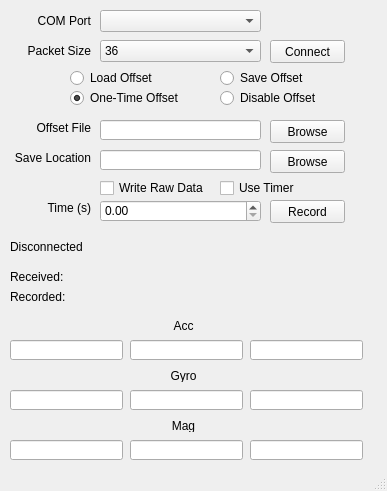
<?xml version="1.0" encoding="UTF-8"?>
<ui version="4.0">
 <class>ESAIMU_RecorderUI</class>
 <widget class="QMainWindow" name="ESAIMU_RecorderUI">
  <property name="geometry">
   <rect>
    <x>0</x>
    <y>0</y>
    <width>387</width>
    <height>491</height>
   </rect>
  </property>
  <property name="windowTitle">
   <string>IMU Recorder</string>
  </property>
  <widget class="QWidget" name="centralwidget">
   <widget class="QComboBox" name="ComPortSelect">
    <property name="geometry">
     <rect>
      <x>100</x>
      <y>10</y>
      <width>161</width>
      <height>22</height>
     </rect>
    </property>
   </widget>
   <widget class="QPushButton" name="ConnectButton">
    <property name="geometry">
     <rect>
      <x>270</x>
      <y>40</y>
      <width>75</width>
      <height>23</height>
     </rect>
    </property>
    <property name="text">
     <string>Connect</string>
    </property>
   </widget>
   <widget class="QLabel" name="label">
    <property name="geometry">
     <rect>
      <x>20</x>
      <y>10</y>
      <width>71</width>
      <height>21</height>
     </rect>
    </property>
    <property name="text">
     <string>COM Port</string>
    </property>
    <property name="alignment">
     <set>Qt::AlignRight|Qt::AlignTrailing|Qt::AlignVCenter</set>
    </property>
   </widget>
   <widget class="QLabel" name="label_2">
    <property name="geometry">
     <rect>
      <x>10</x>
      <y>150</y>
      <width>81</width>
      <height>16</height>
     </rect>
    </property>
    <property name="text">
     <string>Save Location</string>
    </property>
    <property name="alignment">
     <set>Qt::AlignRight|Qt::AlignTrailing|Qt::AlignVCenter</set>
    </property>
   </widget>
   <widget class="QLineEdit" name="SavePath">
    <property name="geometry">
     <rect>
      <x>100</x>
      <y>150</y>
      <width>161</width>
      <height>20</height>
     </rect>
    </property>
   </widget>
   <widget class="QPushButton" name="BrowseSaveButton">
    <property name="geometry">
     <rect>
      <x>270</x>
      <y>150</y>
      <width>75</width>
      <height>23</height>
     </rect>
    </property>
    <property name="text">
     <string>Browse</string>
    </property>
   </widget>
   <widget class="QCheckBox" name="checkWriteRaw">
    <property name="geometry">
     <rect>
      <x>100</x>
      <y>180</y>
      <width>111</width>
      <height>16</height>
     </rect>
    </property>
    <property name="text">
     <string>Write Raw Data</string>
    </property>
   </widget>
   <widget class="QPushButton" name="BrowseOffsetButton">
    <property name="geometry">
     <rect>
      <x>270</x>
      <y>120</y>
      <width>75</width>
      <height>23</height>
     </rect>
    </property>
    <property name="text">
     <string>Browse</string>
    </property>
   </widget>
   <widget class="QLabel" name="label_3">
    <property name="geometry">
     <rect>
      <x>0</x>
      <y>120</y>
      <width>91</width>
      <height>16</height>
     </rect>
    </property>
    <property name="text">
     <string>Offset File</string>
    </property>
    <property name="alignment">
     <set>Qt::AlignRight|Qt::AlignTrailing|Qt::AlignVCenter</set>
    </property>
   </widget>
   <widget class="QLineEdit" name="OffsetPath">
    <property name="geometry">
     <rect>
      <x>100</x>
      <y>120</y>
      <width>161</width>
      <height>20</height>
     </rect>
    </property>
   </widget>
   <widget class="QLabel" name="StatusText">
    <property name="geometry">
     <rect>
      <x>10</x>
      <y>240</y>
      <width>341</width>
      <height>16</height>
     </rect>
    </property>
    <property name="text">
     <string>Disconnected</string>
    </property>
    <property name="alignment">
     <set>Qt::AlignLeading|Qt::AlignLeft|Qt::AlignTop</set>
    </property>
   </widget>
   <widget class="QLineEdit" name="ax">
    <property name="geometry">
     <rect>
      <x>10</x>
      <y>340</y>
      <width>113</width>
      <height>20</height>
     </rect>
    </property>
   </widget>
   <widget class="QLineEdit" name="ay">
    <property name="geometry">
     <rect>
      <x>130</x>
      <y>340</y>
      <width>113</width>
      <height>20</height>
     </rect>
    </property>
   </widget>
   <widget class="QLineEdit" name="az">
    <property name="geometry">
     <rect>
      <x>250</x>
      <y>340</y>
      <width>113</width>
      <height>20</height>
     </rect>
    </property>
   </widget>
   <widget class="QLineEdit" name="gy">
    <property name="geometry">
     <rect>
      <x>130</x>
      <y>390</y>
      <width>113</width>
      <height>20</height>
     </rect>
    </property>
   </widget>
   <widget class="QLineEdit" name="gz">
    <property name="geometry">
     <rect>
      <x>250</x>
      <y>390</y>
      <width>113</width>
      <height>20</height>
     </rect>
    </property>
   </widget>
   <widget class="QLineEdit" name="gx">
    <property name="geometry">
     <rect>
      <x>10</x>
      <y>390</y>
      <width>113</width>
      <height>20</height>
     </rect>
    </property>
   </widget>
   <widget class="QLineEdit" name="mz">
    <property name="geometry">
     <rect>
      <x>250</x>
      <y>440</y>
      <width>113</width>
      <height>20</height>
     </rect>
    </property>
   </widget>
   <widget class="QLineEdit" name="my">
    <property name="geometry">
     <rect>
      <x>130</x>
      <y>440</y>
      <width>113</width>
      <height>20</height>
     </rect>
    </property>
   </widget>
   <widget class="QLineEdit" name="mx">
    <property name="geometry">
     <rect>
      <x>10</x>
      <y>440</y>
      <width>113</width>
      <height>20</height>
     </rect>
    </property>
   </widget>
   <widget class="QLabel" name="label_5">
    <property name="geometry">
     <rect>
      <x>160</x>
      <y>320</y>
      <width>47</width>
      <height>12</height>
     </rect>
    </property>
    <property name="text">
     <string>Acc</string>
    </property>
    <property name="alignment">
     <set>Qt::AlignCenter</set>
    </property>
   </widget>
   <widget class="QLabel" name="label_6">
    <property name="geometry">
     <rect>
      <x>160</x>
      <y>370</y>
      <width>47</width>
      <height>12</height>
     </rect>
    </property>
    <property name="text">
     <string>Gyro</string>
    </property>
    <property name="alignment">
     <set>Qt::AlignCenter</set>
    </property>
   </widget>
   <widget class="QLabel" name="label_7">
    <property name="geometry">
     <rect>
      <x>160</x>
      <y>420</y>
      <width>47</width>
      <height>12</height>
     </rect>
    </property>
    <property name="text">
     <string>Mag</string>
    </property>
    <property name="alignment">
     <set>Qt::AlignCenter</set>
    </property>
   </widget>
   <widget class="QPushButton" name="RecordButton">
    <property name="geometry">
     <rect>
      <x>270</x>
      <y>200</y>
      <width>75</width>
      <height>23</height>
     </rect>
    </property>
    <property name="text">
     <string>Record</string>
    </property>
   </widget>
   <widget class="QRadioButton" name="radioLoadOffset">
    <property name="geometry">
     <rect>
      <x>70</x>
      <y>70</y>
      <width>141</width>
      <height>16</height>
     </rect>
    </property>
    <property name="text">
     <string>Load Offset</string>
    </property>
   </widget>
   <widget class="QRadioButton" name="radioSaveOffset">
    <property name="geometry">
     <rect>
      <x>220</x>
      <y>70</y>
      <width>111</width>
      <height>16</height>
     </rect>
    </property>
    <property name="text">
     <string>Save Offset</string>
    </property>
   </widget>
   <widget class="QRadioButton" name="radioNoOffset">
    <property name="geometry">
     <rect>
      <x>220</x>
      <y>90</y>
      <width>111</width>
      <height>16</height>
     </rect>
    </property>
    <property name="text">
     <string>Disable Offset</string>
    </property>
   </widget>
   <widget class="QRadioButton" name="radioOneTimeOffset">
    <property name="geometry">
     <rect>
      <x>70</x>
      <y>90</y>
      <width>141</width>
      <height>16</height>
     </rect>
    </property>
    <property name="text">
     <string>One-Time Offset</string>
    </property>
    <property name="checked">
     <bool>true</bool>
    </property>
   </widget>
   <widget class="QLabel" name="StatusText_2">
    <property name="geometry">
     <rect>
      <x>10</x>
      <y>270</y>
      <width>91</width>
      <height>16</height>
     </rect>
    </property>
    <property name="text">
     <string>Received: </string>
    </property>
    <property name="alignment">
     <set>Qt::AlignLeading|Qt::AlignLeft|Qt::AlignTop</set>
    </property>
   </widget>
   <widget class="QLabel" name="ReceivedNumber">
    <property name="geometry">
     <rect>
      <x>110</x>
      <y>270</y>
      <width>101</width>
      <height>16</height>
     </rect>
    </property>
    <property name="text">
     <string/>
    </property>
    <property name="alignment">
     <set>Qt::AlignLeading|Qt::AlignLeft|Qt::AlignTop</set>
    </property>
   </widget>
   <widget class="QCheckBox" name="checkUseTimer">
    <property name="geometry">
     <rect>
      <x>220</x>
      <y>180</y>
      <width>111</width>
      <height>16</height>
     </rect>
    </property>
    <property name="text">
     <string>Use Timer</string>
    </property>
   </widget>
   <widget class="QLabel" name="StatusText_3">
    <property name="geometry">
     <rect>
      <x>10</x>
      <y>290</y>
      <width>91</width>
      <height>16</height>
     </rect>
    </property>
    <property name="text">
     <string>Recorded:</string>
    </property>
    <property name="alignment">
     <set>Qt::AlignLeading|Qt::AlignLeft|Qt::AlignTop</set>
    </property>
   </widget>
   <widget class="QLabel" name="RecordTime">
    <property name="geometry">
     <rect>
      <x>110</x>
      <y>290</y>
      <width>101</width>
      <height>16</height>
     </rect>
    </property>
    <property name="text">
     <string/>
    </property>
    <property name="alignment">
     <set>Qt::AlignLeading|Qt::AlignLeft|Qt::AlignTop</set>
    </property>
   </widget>
   <widget class="QLabel" name="label_4">
    <property name="geometry">
     <rect>
      <x>10</x>
      <y>200</y>
      <width>81</width>
      <height>16</height>
     </rect>
    </property>
    <property name="text">
     <string>Time (s)</string>
    </property>
    <property name="alignment">
     <set>Qt::AlignRight|Qt::AlignTrailing|Qt::AlignVCenter</set>
    </property>
   </widget>
   <widget class="QLabel" name="label_8">
    <property name="geometry">
     <rect>
      <x>20</x>
      <y>40</y>
      <width>71</width>
      <height>21</height>
     </rect>
    </property>
    <property name="text">
     <string>Packet Size</string>
    </property>
    <property name="alignment">
     <set>Qt::AlignRight|Qt::AlignTrailing|Qt::AlignVCenter</set>
    </property>
   </widget>
   <widget class="QComboBox" name="PacketSizeSelect">
    <property name="geometry">
     <rect>
      <x>100</x>
      <y>40</y>
      <width>161</width>
      <height>22</height>
     </rect>
    </property>
    <item>
     <property name="text">
      <string>36</string>
     </property>
    </item>
    <item>
     <property name="text">
      <string>342</string>
     </property>
    </item>
   </widget>
   <widget class="QDoubleSpinBox" name="RecordingTimeInput">
    <property name="geometry">
     <rect>
      <x>100</x>
      <y>200</y>
      <width>161</width>
      <height>22</height>
     </rect>
    </property>
   </widget>
  </widget>
  <widget class="QStatusBar" name="statusbar"/>
 </widget>
 <resources/>
 <connections/>
</ui>
